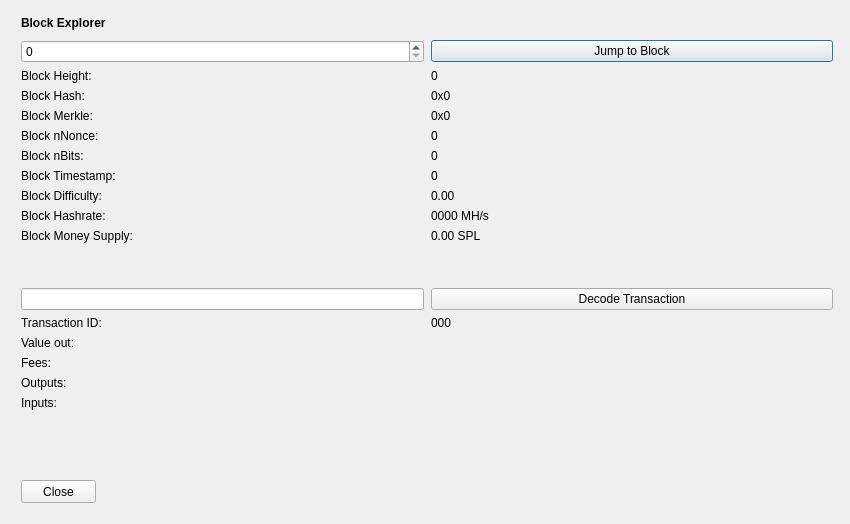
<?xml version="1.0" encoding="UTF-8"?>
<ui version="4.0">
 <class>BlockBrowser</class>
 <widget class="QDialog" name="BlockBrowser">
  <property name="windowModality">
   <enum>Qt::NonModal</enum>
  </property>
  <property name="enabled">
   <bool>true</bool>
  </property>
  <property name="geometry">
   <rect>
    <x>0</x>
    <y>0</y>
    <width>850</width>
    <height>524</height>
   </rect>
  </property>
  <property name="sizePolicy">
   <sizepolicy hsizetype="Preferred" vsizetype="Preferred">
    <horstretch>0</horstretch>
    <verstretch>0</verstretch>
   </sizepolicy>
  </property>
  <property name="minimumSize">
   <size>
    <width>0</width>
    <height>0</height>
   </size>
  </property>
  <property name="acceptDrops">
   <bool>false</bool>
  </property>
  <property name="windowTitle">
   <string>Spliffcoin Block Explorer</string>
  </property>
  <layout class="QGridLayout">
   <property name="sizeConstraint">
    <enum>QLayout::SetMaximumSize</enum>
   </property>
   <property name="leftMargin">
    <number>21</number>
   </property>
   <property name="topMargin">
    <number>10</number>
   </property>
   <property name="rightMargin">
    <number>10</number>
   </property>
   <item row="1" column="0">
    <widget class="QWidget" name="widget" native="true">
     <widget class="QWidget" name="layoutWidgetBE1">
      <property name="geometry">
       <rect>
        <x>0</x>
        <y>0</y>
        <width>822</width>
        <height>27</height>
       </rect>
      </property>
      <layout class="QHBoxLayout" name="horizontalLayoutBE">
       <property name="spacing">
        <number>7</number>
       </property>
       <item>
        <widget class="QLabel" name="labelBlockExplorer">
         <property name="sizePolicy">
          <sizepolicy hsizetype="Preferred" vsizetype="Maximum">
           <horstretch>0</horstretch>
           <verstretch>0</verstretch>
          </sizepolicy>
         </property>
         <property name="font">
          <font>
           <weight>75</weight>
           <bold>true</bold>
          </font>
         </property>
         <property name="styleSheet">
          <string notr="true">font-weight:bold;</string>
         </property>
         <property name="text">
          <string>Block Explorer</string>
         </property>
        </widget>
       </item>
       <item>
        <spacer name="horizontalSpacerBE">
         <property name="orientation">
          <enum>Qt::Horizontal</enum>
         </property>
         <property name="sizeHint" stdset="0">
          <size>
           <width>40</width>
           <height>20</height>
          </size>
         </property>
        </spacer>
       </item>
      </layout>
     </widget>
     <widget class="QWidget" name="layoutWidgetBE2">
      <property name="geometry">
       <rect>
        <x>0</x>
        <y>30</y>
        <width>812</width>
        <height>410</height>
       </rect>
      </property>
      <layout class="QGridLayout" name="gridLayoutBE" rowstretch="0,0,0,0,0,0,0,0,0,0,0,0,0,0,0,0,0,0,0,0" columnstretch="0,0">
       <property name="sizeConstraint">
        <enum>QLayout::SetDefaultConstraint</enum>
       </property>
       <property name="horizontalSpacing">
        <number>7</number>
       </property>
       <item row="14" column="1">
        <widget class="QLabel" name="txID">
         <property name="text">
          <string>000</string>
         </property>
         <property name="textInteractionFlags">
          <set>Qt::LinksAccessibleByMouse|Qt::TextSelectableByMouse</set>
         </property>
        </widget>
       </item>
       <item row="8" column="1">
        <widget class="QLabel" name="timeBox">
         <property name="text">
          <string>0</string>
         </property>
         <property name="textInteractionFlags">
          <set>Qt::LinksAccessibleByMouse|Qt::TextSelectableByMouse</set>
         </property>
        </widget>
       </item>
       <item row="9" column="1">
        <widget class="QLabel" name="diffBox">
         <property name="text">
          <string>0.00</string>
         </property>
         <property name="textInteractionFlags">
          <set>Qt::LinksAccessibleByMouse|Qt::TextSelectableByMouse</set>
         </property>
        </widget>
       </item>
       <item row="10" column="0">
        <widget class="QLabel" name="hashRateLabel">
         <property name="text">
          <string>Block Hashrate:</string>
         </property>
        </widget>
       </item>
       <item row="9" column="0">
        <widget class="QLabel" name="diffLabel">
         <property name="text">
          <string>Block Difficulty:</string>
         </property>
        </widget>
       </item>
       <item row="17" column="1">
        <widget class="QLabel" name="outputBox">
         <property name="text">
          <string/>
         </property>
         <property name="alignment">
          <set>Qt::AlignLeading|Qt::AlignLeft|Qt::AlignTop</set>
         </property>
         <property name="textInteractionFlags">
          <set>Qt::LinksAccessibleByMouse|Qt::TextSelectableByMouse</set>
         </property>
        </widget>
       </item>
       <item row="3" column="1">
        <widget class="QLabel" name="heightLabelBE1">
         <property name="text">
          <string>0</string>
         </property>
         <property name="textInteractionFlags">
          <set>Qt::LinksAccessibleByMouse|Qt::TextSelectableByMouse</set>
         </property>
        </widget>
       </item>
       <item row="1" column="1">
        <widget class="QPushButton" name="blockButton">
         <property name="text">
          <string>Jump to Block</string>
         </property>
        </widget>
       </item>
       <item row="3" column="0">
        <widget class="QLabel" name="heightLabelBE2">
         <property name="text">
          <string>Block Height:</string>
         </property>
        </widget>
       </item>
       <item row="7" column="0">
        <widget class="QLabel" name="bitsLabel">
         <property name="text">
          <string>Block nBits:</string>
         </property>
        </widget>
       </item>
       <item row="6" column="1">
        <widget class="QLabel" name="nonceBox">
         <property name="text">
          <string>0</string>
         </property>
         <property name="textInteractionFlags">
          <set>Qt::LinksAccessibleByMouse|Qt::TextSelectableByMouse</set>
         </property>
        </widget>
       </item>
       <item row="6" column="0">
        <widget class="QLabel" name="nonceLabel">
         <property name="text">
          <string>Block nNonce:</string>
         </property>
        </widget>
       </item>
       <item row="5" column="1">
        <widget class="QLabel" name="merkleBox">
         <property name="minimumSize">
          <size>
           <width>187</width>
           <height>0</height>
          </size>
         </property>
         <property name="text">
          <string>0x0</string>
         </property>
         <property name="textInteractionFlags">
          <set>Qt::LinksAccessibleByMouse|Qt::TextSelectableByMouse</set>
         </property>
        </widget>
       </item>
       <item row="16" column="0">
        <widget class="QLabel" name="feesLabel">
         <property name="text">
          <string>Fees:</string>
         </property>
        </widget>
       </item>
       <item row="15" column="1">
        <widget class="QLabel" name="valueBox">
         <property name="text">
          <string/>
         </property>
         <property name="textInteractionFlags">
          <set>Qt::LinksAccessibleByMouse|Qt::TextSelectableByMouse</set>
         </property>
        </widget>
       </item>
       <item row="7" column="1">
        <widget class="QLabel" name="bitsBox">
         <property name="text">
          <string>0</string>
         </property>
         <property name="textInteractionFlags">
          <set>Qt::LinksAccessibleByMouse|Qt::TextSelectableByMouse</set>
         </property>
        </widget>
       </item>
       <item row="8" column="0">
        <widget class="QLabel" name="timeLabel">
         <property name="text">
          <string>Block Timestamp:</string>
         </property>
        </widget>
       </item>
       <item row="17" column="0">
        <widget class="QLabel" name="outputLabel">
         <property name="text">
          <string>Outputs:</string>
         </property>
         <property name="alignment">
          <set>Qt::AlignLeading|Qt::AlignLeft|Qt::AlignTop</set>
         </property>
        </widget>
       </item>
       <item row="1" column="0">
        <widget class="QSpinBox" name="heightBox">
         <property name="sizePolicy">
          <sizepolicy hsizetype="Preferred" vsizetype="Fixed">
           <horstretch>0</horstretch>
           <verstretch>0</verstretch>
          </sizepolicy>
         </property>
         <property name="maximum">
          <number>99999999</number>
         </property>
        </widget>
       </item>
       <item row="4" column="0">
        <widget class="QLabel" name="hashLabel">
         <property name="text">
          <string>Block Hash:</string>
         </property>
        </widget>
       </item>
       <item row="16" column="1">
        <widget class="QLabel" name="feesBox">
         <property name="text">
          <string/>
         </property>
         <property name="textInteractionFlags">
          <set>Qt::LinksAccessibleByMouse|Qt::TextSelectableByMouse</set>
         </property>
        </widget>
       </item>
       <item row="4" column="1">
        <widget class="QLabel" name="hashBox">
         <property name="enabled">
          <bool>true</bool>
         </property>
         <property name="sizePolicy">
          <sizepolicy hsizetype="Preferred" vsizetype="Preferred">
           <horstretch>0</horstretch>
           <verstretch>0</verstretch>
          </sizepolicy>
         </property>
         <property name="minimumSize">
          <size>
           <width>0</width>
           <height>0</height>
          </size>
         </property>
         <property name="text">
          <string>0x0</string>
         </property>
         <property name="textInteractionFlags">
          <set>Qt::LinksAccessibleByMouse|Qt::TextSelectableByMouse</set>
         </property>
        </widget>
       </item>
       <item row="14" column="0">
        <widget class="QLabel" name="txLabel">
         <property name="text">
          <string>Transaction ID:</string>
         </property>
        </widget>
       </item>
       <item row="15" column="0">
        <widget class="QLabel" name="valueLabel">
         <property name="text">
          <string>Value out:</string>
         </property>
        </widget>
       </item>
       <item row="13" column="0">
        <widget class="QLineEdit" name="txBox">
         <property name="sizePolicy">
          <sizepolicy hsizetype="Preferred" vsizetype="Fixed">
           <horstretch>0</horstretch>
           <verstretch>0</verstretch>
          </sizepolicy>
         </property>
         <property name="inputMask">
          <string comment="Transaction id" extracomment="Transaction id"/>
         </property>
        </widget>
       </item>
       <item row="12" column="0">
        <spacer name="verticalSpacer_2">
         <property name="orientation">
          <enum>Qt::Vertical</enum>
         </property>
         <property name="sizeHint" stdset="0">
          <size>
           <width>20</width>
           <height>20</height>
          </size>
         </property>
        </spacer>
       </item>
       <item row="10" column="1">
        <widget class="QLabel" name="hashRateBox">
         <property name="text">
          <string>0000 MH/s</string>
         </property>
         <property name="textInteractionFlags">
          <set>Qt::LinksAccessibleByMouse|Qt::TextSelectableByMouse</set>
         </property>
        </widget>
       </item>
       <item row="19" column="0">
        <spacer name="verticalSpacer">
         <property name="orientation">
          <enum>Qt::Vertical</enum>
         </property>
         <property name="sizeHint" stdset="0">
          <size>
           <width>20</width>
           <height>40</height>
          </size>
         </property>
        </spacer>
       </item>
       <item row="13" column="1">
        <widget class="QPushButton" name="txButton">
         <property name="text">
          <string>Decode Transaction</string>
         </property>
        </widget>
       </item>
       <item row="18" column="0">
        <widget class="QLabel" name="inputLabel">
         <property name="text">
          <string>Inputs:</string>
         </property>
         <property name="alignment">
          <set>Qt::AlignLeading|Qt::AlignLeft|Qt::AlignTop</set>
         </property>
        </widget>
       </item>
       <item row="5" column="0">
        <widget class="QLabel" name="merkleLabel">
         <property name="text">
          <string>Block Merkle:</string>
         </property>
        </widget>
       </item>
       <item row="18" column="1">
        <widget class="QLabel" name="inputBox">
         <property name="text">
          <string/>
         </property>
         <property name="alignment">
          <set>Qt::AlignLeading|Qt::AlignLeft|Qt::AlignTop</set>
         </property>
         <property name="textInteractionFlags">
          <set>Qt::LinksAccessibleByMouse|Qt::TextSelectableByMouse</set>
         </property>
        </widget>
       </item>
       <item row="11" column="0">
        <widget class="QLabel" name="moneySupplyLabel">
         <property name="text">
          <string>Block Money Supply:</string>
         </property>
        </widget>
       </item>
       <item row="11" column="1">
        <widget class="QLabel" name="moneySupplyBox">
         <property name="text">
          <string>0.00 SPL</string>
         </property>
         <property name="textInteractionFlags">
          <set>Qt::LinksAccessibleByMouse|Qt::TextSelectableByMouse</set>
         </property>
        </widget>
       </item>
      </layout>
     </widget>
     <widget class="QPushButton" name="closeButton">
      <property name="geometry">
       <rect>
        <x>0</x>
        <y>470</y>
        <width>75</width>
        <height>23</height>
       </rect>
      </property>
      <property name="text">
       <string>Close</string>
      </property>
     </widget>
    </widget>
   </item>
  </layout>
 </widget>
 <resources/>
 <connections/>
</ui>
